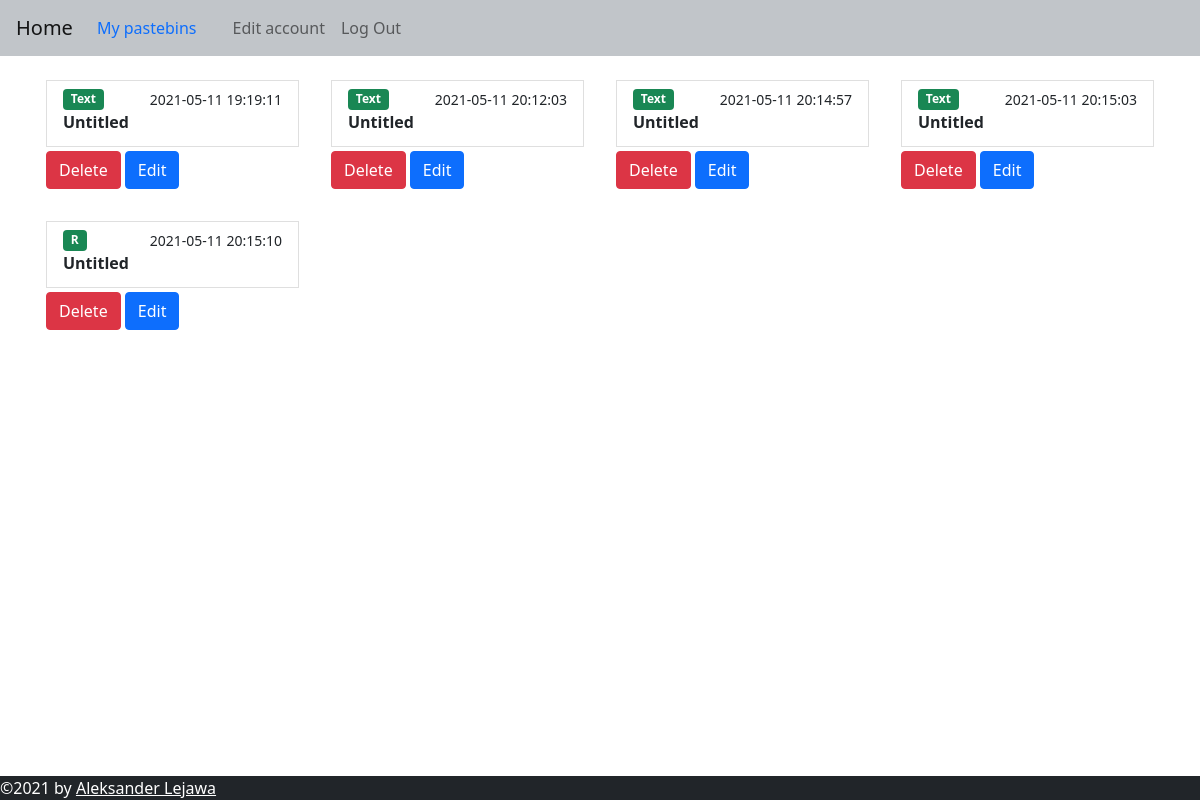
Page /user (signed in) on the committed database.
### web/models.py (models this page shows, shortened)
class Pastebin(db.Model):
    id = db.Column(db.Integer, primary_key=True)
    title = db.Column(db.String(100), default="Untitled")
    content = db.Column(db.String(60000))
    syntax = db.Column(db.String(50))
    user_id = db.Column(db.Integer, db.ForeignKey("user.id"))
    date = db.Column(db.DateTime(timezone=True))
    expire_date = db.Column(db.DateTime(timezone=True))
    password = db.Column(db.String(150))
    link = db.Column(db.String(150), unique=True)

### web/user/routes.py (the view)
@bp.route("/user")
@login_required
def user():
   return render_template("user/user.html", user=current_user)

### web/templates/user/user.html (shortened to what this page needs)
{% extends "base.html" %}
{% block content %}
<div class="row row-cols-4">
  {% for pastebin in user.pastebins %}
  <div class="col p-3">
    <a href="{{pastebin.link}}" class="list-group-item list-group-item-action">
      <div class="d-flex w-100 justify-content-between">
        <span class="badge bg-success">{{ pastebin.syntax }}</span>
        <small>{{ pastebin.date.replace(microsecond=0) }}</small>
      </div>
      <p class="mb-1"><b>{{ pastebin.title if pastebin.title|length < 10 else pastebin.title[:10] + "..."}}</b></p>
    </a>
    <form class="pastebin_button_form" action="/delete/{{ pastebin.link }}">
      <button class="btn btn-danger mt-1">Delete</button>
    </form>
    <form class="pastebin_button_form" action="/edit/{{ pastebin.link }}">
      <button class="btn btn-primary mt-1">Edit</button>
    </form>
  </div>
  {% endfor %}
</div>
{% endblock %}

### web/static/css/style.css (style rules this page uses)
.pastebin_button_form { display: inline; }

### rows in the picture
Pastebin: syntax "Text", date.replace "2021-05-11 19:19:11", title "Untitled"
Pastebin: syntax "Text", date.replace "2021-05-11 20:12:03", title "Untitled"
Pastebin: syntax "Text", date.replace "2021-05-11 20:14:57", title "Untitled"
Pastebin: syntax "Text", date.replace "2021-05-11 20:15:03", title "Untitled"
Pastebin: syntax "R", date.replace "2021-05-11 20:15:10", title "Untitled"
